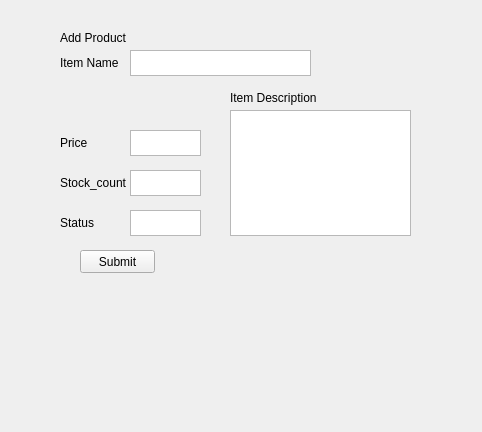
<?xml version="1.0" encoding="UTF-8"?>
<ui version="4.0">
 <class>P1add</class>
 <widget class="QWidget" name="P1add">
  <property name="geometry">
   <rect>
    <x>0</x>
    <y>0</y>
    <width>482</width>
    <height>432</height>
   </rect>
  </property>
  <property name="windowTitle">
   <string>Form</string>
  </property>
  <widget class="QLabel" name="label_2">
   <property name="geometry">
    <rect>
     <x>60</x>
     <y>55</y>
     <width>71</width>
     <height>16</height>
    </rect>
   </property>
   <property name="text">
    <string>Item Name</string>
   </property>
  </widget>
  <widget class="QPushButton" name="pushButton">
   <property name="geometry">
    <rect>
     <x>80</x>
     <y>250</y>
     <width>75</width>
     <height>23</height>
    </rect>
   </property>
   <property name="text">
    <string>Submit</string>
   </property>
  </widget>
  <widget class="QLabel" name="label_3">
   <property name="geometry">
    <rect>
     <x>20</x>
     <y>290</y>
     <width>221</width>
     <height>16</height>
    </rect>
   </property>
   <property name="text">
    <string/>
   </property>
  </widget>
  <widget class="QLabel" name="label_4">
   <property name="geometry">
    <rect>
     <x>20</x>
     <y>320</y>
     <width>211</width>
     <height>16</height>
    </rect>
   </property>
   <property name="text">
    <string/>
   </property>
  </widget>
  <widget class="QTextEdit" name="price">
   <property name="geometry">
    <rect>
     <x>130</x>
     <y>130</y>
     <width>71</width>
     <height>26</height>
    </rect>
   </property>
  </widget>
  <widget class="QLabel" name="label_5">
   <property name="geometry">
    <rect>
     <x>20</x>
     <y>350</y>
     <width>231</width>
     <height>16</height>
    </rect>
   </property>
   <property name="text">
    <string/>
   </property>
  </widget>
  <widget class="QLabel" name="label">
   <property name="geometry">
    <rect>
     <x>60</x>
     <y>30</y>
     <width>71</width>
     <height>16</height>
    </rect>
   </property>
   <property name="text">
    <string>Add Product</string>
   </property>
  </widget>
  <widget class="QTextEdit" name="StockCount">
   <property name="geometry">
    <rect>
     <x>130</x>
     <y>170</y>
     <width>71</width>
     <height>26</height>
    </rect>
   </property>
  </widget>
  <widget class="QTextEdit" name="Status">
   <property name="geometry">
    <rect>
     <x>130</x>
     <y>210</y>
     <width>71</width>
     <height>26</height>
    </rect>
   </property>
  </widget>
  <widget class="QTextEdit" name="ItemName">
   <property name="geometry">
    <rect>
     <x>130</x>
     <y>50</y>
     <width>181</width>
     <height>26</height>
    </rect>
   </property>
  </widget>
  <widget class="QLabel" name="label_7">
   <property name="geometry">
    <rect>
     <x>60</x>
     <y>135</y>
     <width>71</width>
     <height>16</height>
    </rect>
   </property>
   <property name="text">
    <string>Price</string>
   </property>
  </widget>
  <widget class="QLabel" name="label_8">
   <property name="geometry">
    <rect>
     <x>60</x>
     <y>175</y>
     <width>71</width>
     <height>16</height>
    </rect>
   </property>
   <property name="text">
    <string>Stock_count</string>
   </property>
  </widget>
  <widget class="QLabel" name="label_9">
   <property name="geometry">
    <rect>
     <x>60</x>
     <y>215</y>
     <width>71</width>
     <height>16</height>
    </rect>
   </property>
   <property name="text">
    <string>Status</string>
   </property>
  </widget>
  <widget class="QLabel" name="label_10">
   <property name="geometry">
    <rect>
     <x>230</x>
     <y>90</y>
     <width>91</width>
     <height>16</height>
    </rect>
   </property>
   <property name="text">
    <string>Item Description</string>
   </property>
  </widget>
  <widget class="QTextEdit" name="ItemDesc">
   <property name="geometry">
    <rect>
     <x>230</x>
     <y>110</y>
     <width>181</width>
     <height>126</height>
    </rect>
   </property>
  </widget>
 </widget>
 <resources/>
 <connections/>
</ui>
